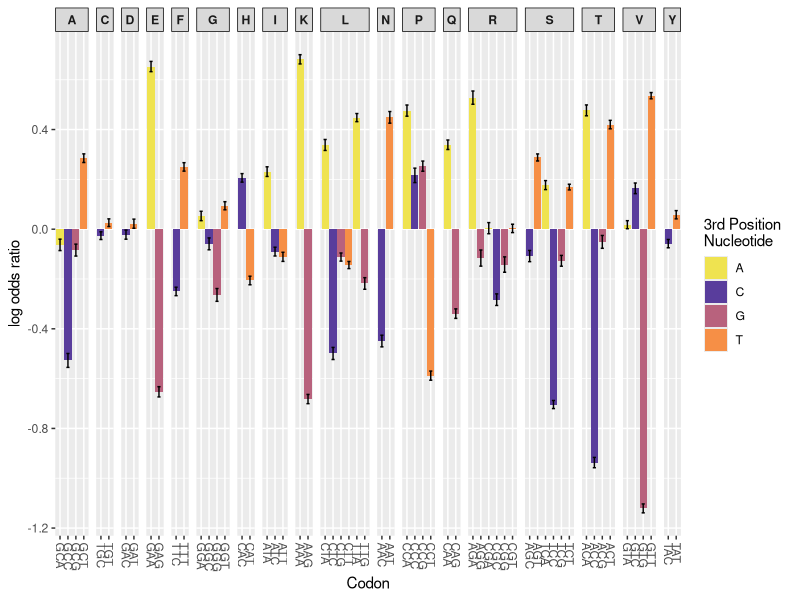

Write R code to recreate this figure.

library(ggplot2)

#Reading in the Prot.FCC log odds
data = read.csv("log_odds_results_Cambray.csv", h = TRUE)

pdf("figure_3A.pdf", width = 10, height = 5) #Creating a blank PDF file
fig3A = ggplot(data, aes(x = Codon, y = Log_Odds)) + #Creating a ggplot with the log odds assigned to the Y axis and the codons on the X
	geom_col(aes(fill = Last_base)) + #Adding bars that are coloured by the third base of the codon
	scale_fill_manual(values = c("#EFE350FF", "#593D9CFF", "#B8627DFF", "#F68F46FF")) + #assigning the bar colours to the 4 nucleotide 
	geom_errorbar(aes(ymin = Log_Odds - Std_Error, ymax = Log_Odds + Std_Error, width = 0.4), colour = "black") + #Adding error bars
	facet_grid(~Amino_acid, scales = "free_x", space = "free_x") + #Separating the codons by their respective amino acids 
	scale_x_discrete(guide = guide_axis(angle = -90)) + #Rotating x-axis labels 
	labs(x = "Codon", y = "log odds ratio", fill = "3rd Position \nNucleotide") + #Labelling axis 
	theme(strip.text.x = element_text(face = "bold"), strip.background = element_rect(color = "black")) #Making the amino acid labels bold and the outline of the box label black
print(fig3A)
dev.off()


